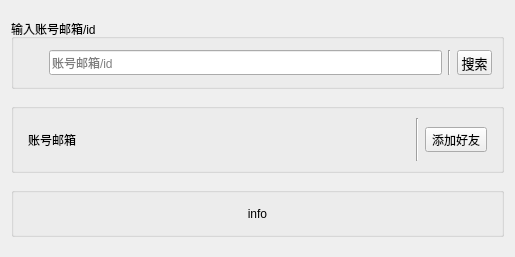
<?xml version="1.0" encoding="UTF-8"?>
<ui version="4.0">
 <class>AddFriendDialog</class>
 <widget class="QDialog" name="AddFriendDialog">
  <property name="geometry">
   <rect>
    <x>0</x>
    <y>0</y>
    <width>515</width>
    <height>257</height>
   </rect>
  </property>
  <property name="minimumSize">
   <size>
    <width>0</width>
    <height>30</height>
   </size>
  </property>
  <property name="windowTitle">
   <string>Dialog</string>
  </property>
  <layout class="QHBoxLayout" name="horizontalLayout_6">
   <item>
    <layout class="QVBoxLayout" name="verticalLayout">
     <item>
      <widget class="QGroupBox" name="inputBox">
       <property name="sizePolicy">
        <sizepolicy hsizetype="Preferred" vsizetype="Fixed">
         <horstretch>0</horstretch>
         <verstretch>0</verstretch>
        </sizepolicy>
       </property>
       <property name="minimumSize">
        <size>
         <width>0</width>
         <height>70</height>
        </size>
       </property>
       <property name="maximumSize">
        <size>
         <width>16777215</width>
         <height>70</height>
        </size>
       </property>
       <property name="title">
        <string>输入账号邮箱/id</string>
       </property>
       <layout class="QHBoxLayout" name="horizontalLayout_2">
        <item>
         <layout class="QHBoxLayout" name="horizontalLayout">
          <item>
           <widget class="QLabel" name="label">
            <property name="sizePolicy">
             <sizepolicy hsizetype="Fixed" vsizetype="Fixed">
              <horstretch>0</horstretch>
              <verstretch>0</verstretch>
             </sizepolicy>
            </property>
            <property name="minimumSize">
             <size>
              <width>20</width>
              <height>20</height>
             </size>
            </property>
            <property name="maximumSize">
             <size>
              <width>20</width>
              <height>20</height>
             </size>
            </property>
            <property name="autoFillBackground">
             <bool>false</bool>
            </property>
            <property name="text">
             <string/>
            </property>
            <property name="pixmap">
             <pixmap resource="res.qrc">:/img/res/img/search.png</pixmap>
            </property>
            <property name="scaledContents">
             <bool>true</bool>
            </property>
            <property name="alignment">
             <set>Qt::AlignCenter</set>
            </property>
           </widget>
          </item>
          <item>
           <widget class="QLineEdit" name="targetKey">
            <property name="minimumSize">
             <size>
              <width>0</width>
              <height>25</height>
             </size>
            </property>
            <property name="maximumSize">
             <size>
              <width>16777215</width>
              <height>25</height>
             </size>
            </property>
            <property name="alignment">
             <set>Qt::AlignLeading|Qt::AlignLeft|Qt::AlignVCenter</set>
            </property>
            <property name="placeholderText">
             <string>账号邮箱/id</string>
            </property>
           </widget>
          </item>
          <item>
           <widget class="Line" name="line">
            <property name="maximumSize">
             <size>
              <width>16777215</width>
              <height>25</height>
             </size>
            </property>
            <property name="orientation">
             <enum>Qt::Vertical</enum>
            </property>
           </widget>
          </item>
          <item>
           <widget class="QToolButton" name="tb_search">
            <property name="minimumSize">
             <size>
              <width>35</width>
              <height>25</height>
             </size>
            </property>
            <property name="maximumSize">
             <size>
              <width>35</width>
              <height>25</height>
             </size>
            </property>
            <property name="font">
             <font>
              <pointsize>10</pointsize>
             </font>
            </property>
            <property name="cursor">
             <cursorShape>PointingHandCursor</cursorShape>
            </property>
            <property name="text">
             <string>搜索</string>
            </property>
           </widget>
          </item>
         </layout>
        </item>
       </layout>
      </widget>
     </item>
     <item>
      <widget class="QGroupBox" name="resultBox">
       <property name="sizePolicy">
        <sizepolicy hsizetype="Preferred" vsizetype="Fixed">
         <horstretch>0</horstretch>
         <verstretch>0</verstretch>
        </sizepolicy>
       </property>
       <property name="minimumSize">
        <size>
         <width>0</width>
         <height>50</height>
        </size>
       </property>
       <property name="maximumSize">
        <size>
         <width>16777215</width>
         <height>70</height>
        </size>
       </property>
       <property name="title">
        <string/>
       </property>
       <layout class="QHBoxLayout" name="horizontalLayout_5">
        <item>
         <layout class="QHBoxLayout" name="horizontalLayout_4">
          <item>
           <spacer name="horizontalSpacer">
            <property name="orientation">
             <enum>Qt::Horizontal</enum>
            </property>
            <property name="sizeType">
             <enum>QSizePolicy::Fixed</enum>
            </property>
            <property name="sizeHint" stdset="0">
             <size>
              <width>5</width>
              <height>5</height>
             </size>
            </property>
           </spacer>
          </item>
          <item>
           <widget class="QLabel" name="resultEmail">
            <property name="text">
             <string>账号邮箱</string>
            </property>
           </widget>
          </item>
          <item>
           <widget class="Line" name="line_2">
            <property name="orientation">
             <enum>Qt::Vertical</enum>
            </property>
           </widget>
          </item>
          <item>
           <widget class="QToolButton" name="tb_add">
            <property name="cursor">
             <cursorShape>PointingHandCursor</cursorShape>
            </property>
            <property name="text">
             <string>添加好友</string>
            </property>
           </widget>
          </item>
          <item>
           <spacer name="horizontalSpacer_2">
            <property name="orientation">
             <enum>Qt::Horizontal</enum>
            </property>
            <property name="sizeType">
             <enum>QSizePolicy::Fixed</enum>
            </property>
            <property name="sizeHint" stdset="0">
             <size>
              <width>5</width>
              <height>5</height>
             </size>
            </property>
           </spacer>
          </item>
         </layout>
        </item>
       </layout>
      </widget>
     </item>
     <item>
      <widget class="QGroupBox" name="errorBox">
       <property name="sizePolicy">
        <sizepolicy hsizetype="Preferred" vsizetype="Fixed">
         <horstretch>0</horstretch>
         <verstretch>0</verstretch>
        </sizepolicy>
       </property>
       <property name="minimumSize">
        <size>
         <width>0</width>
         <height>50</height>
        </size>
       </property>
       <property name="maximumSize">
        <size>
         <width>16777215</width>
         <height>50</height>
        </size>
       </property>
       <property name="title">
        <string/>
       </property>
       <layout class="QHBoxLayout" name="horizontalLayout_3">
        <item>
         <widget class="QLabel" name="errInfo">
          <property name="sizePolicy">
           <sizepolicy hsizetype="Preferred" vsizetype="Preferred">
            <horstretch>0</horstretch>
            <verstretch>0</verstretch>
           </sizepolicy>
          </property>
          <property name="minimumSize">
           <size>
            <width>0</width>
            <height>0</height>
           </size>
          </property>
          <property name="maximumSize">
           <size>
            <width>16777215</width>
            <height>16777215</height>
           </size>
          </property>
          <property name="text">
           <string>info</string>
          </property>
          <property name="alignment">
           <set>Qt::AlignCenter</set>
          </property>
         </widget>
        </item>
       </layout>
      </widget>
     </item>
    </layout>
   </item>
  </layout>
 </widget>
 <resources>
  <include location="res.qrc"/>
 </resources>
 <connections/>
</ui>
